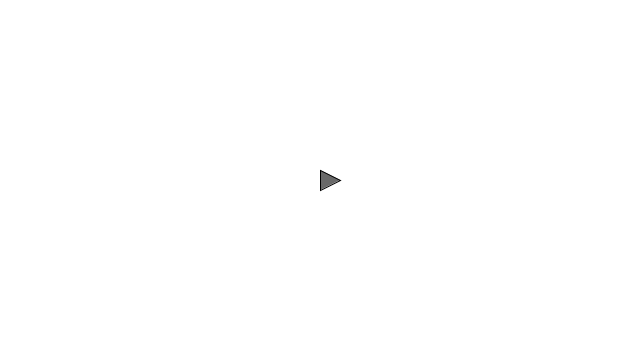
Frame 1 (no input)
Frame 60 (the mouse pressed at the canvas centre just before this capture): identical to frame 1, image omitted
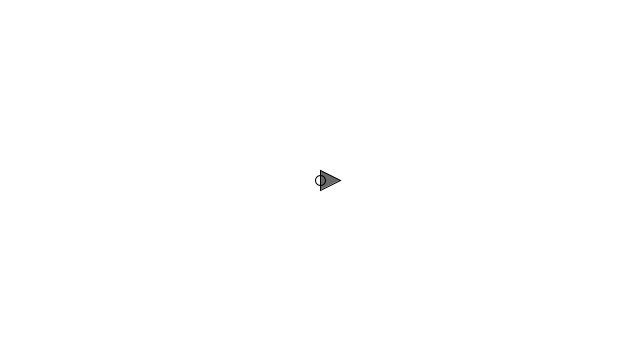
Frame 120 (the mouse held since frame 60 and released just before this capture)

The Processing sketch that drew these frames (run headless with seeded random() and noise(); from frame 60 on, the mouse is pressed at the canvas centre):

// Processing sketch: MouseSeeker
// ── MouseSeeker.pde

class Vehicle {
  PVector location;
  PVector velocity;
  PVector acceleration;
  float mass;
  float maxspeed;
  float maxforce;
  
  void seek(PVector target) {
   PVector desired = PVector.sub(target, location);
   desired.normalize();
   desired.mult(maxspeed);
   
   PVector steer = PVector.sub(desired, velocity);
   
   steer.limit(maxforce);
   applyForce(steer);
  }
  
  void applyForce(PVector force) {
    PVector action = force.copy();
    action.div(mass);
    acceleration.add(action);
  }
  
  void step() {
    velocity.add(acceleration);
    location.add(velocity);
    velocity.limit(maxspeed);
    acceleration.mult(0);
  }
  
  void display() {
   float angle = velocity.heading();
   pushMatrix();
   translate(location.x, location.y);
   rotate(angle);
   fill(0,150);
   stroke(0);
   rectMode(CENTER);
   triangle( 2*mass, 0, 0,-1*mass, 0,mass);
   popMatrix();
    
  }
  
  void update() {
   step();
   display();
  }
  
  Vehicle(PVector location, float mass, float maxspeed, float maxforce){
    this.location = location.copy();
    this.velocity = new PVector();
    this.acceleration = new PVector();
    this.mass = mass;
    this.maxspeed = maxspeed;
    this.maxforce = maxforce;
  }
}
  
  ArrayList<Float> xs = new ArrayList<Float>();
  ArrayList<Float> ys = new ArrayList<Float>();
  
  Vehicle car;
  PVector target;
  void setup() {
    size(640, 360);
   car = new Vehicle(new PVector (width/2, height/2), 10, 4, 1); 
    
  }
  
  void draw() {
    background(255);
   if (mousePressed){ 
    target = new PVector(mouseX, mouseY); 
   }
   
   if(target != null) {
    car.seek(target);
    stroke(0);
    fill(0,0);
    rectMode(CENTER);
    ellipse(target.x,target.y, 10,10);
     
   }
   xs.add(car.location.x);
   ys.add(car.location.y);
   
   beginShape();
   for(int i = 0; i<xs.size(); i++) {
    vertex(xs.get(i), ys.get(i)); 
   }
   endShape();
   
   car.update();
    
  }
  
